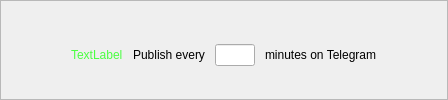
              <widget class="QFrame" name="TimePublish">
               <property name="styleSheet">
                <string notr="true">QLabel#cantidadPublicados{
color: rgb(75, 255, 66);
}</string>
               </property>
               <property name="frameShape">
                <enum>QFrame::StyledPanel</enum>
               </property>
               <property name="frameShadow">
                <enum>QFrame::Raised</enum>
               </property>
               <layout class="QHBoxLayout" name="horizontalLayout_18" stretch="15,0,0,0,0,15">
                <property name="spacing">
                 <number>10</number>
                </property>
                <property name="leftMargin">
                 <number>0</number>
                </property>
                <property name="topMargin">
                 <number>10</number>
                </property>
                <property name="rightMargin">
                 <number>0</number>
                </property>
                <property name="bottomMargin">
                 <number>0</number>
                </property>
                <item>
                 <spacer name="horizontalSpacer_11">
                  <property name="orientation">
                   <enum>Qt::Horizontal</enum>
                  </property>
                  <property name="sizeHint" stdset="0">
                   <size>
                    <width>40</width>
                    <height>20</height>
                   </size>
                  </property>
                 </spacer>
                </item>
                <item>
                 <widget class="QLabel" name="textPublishedQuantity">
                  <property name="styleSheet">
                   <string notr="true">QLabel{
color: rgb(75, 255, 66);
}</string>
                  </property>
                  <property name="text">
                   <string>TextLabel</string>
                  </property>
                 </widget>
                </item>
                <item>
                 <widget class="QLabel" name="textPublishEvery">
                  <property name="text">
                   <string>Publish every</string>
                  </property>
                 </widget>
                </item>
                <item>
                 <widget class="QLineEdit" name="timePublish">
                  <property name="maximumSize">
                   <size>
                    <width>40</width>
                    <height>16777215</height>
                   </size>
                  </property>
                 </widget>
                </item>
                <item>
                 <widget class="QLabel" name="textTelegramMinutes">
                  <property name="text">
                   <string>minutes on Telegram</string>
                  </property>
                 </widget>
                </item>
                <item>
                 <spacer name="horizontalSpacer_10">
                  <property name="orientation">
                   <enum>Qt::Horizontal</enum>
                  </property>
                  <property name="sizeHint" stdset="0">
                   <size>
                    <width>100</width>
                    <height>20</height>
                   </size>
                  </property>
                 </spacer>
                </item>
               </layout>
              </widget>
